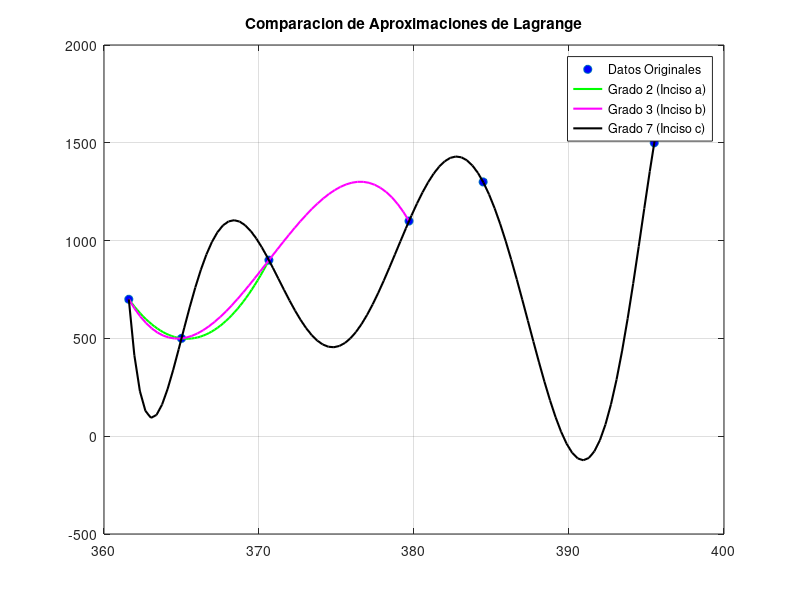

Write MATLAB code to recreate this figure.
% Actividad 4 Inciso d

x = [365, 361.6, 370.64, 379.68, 384.46, 395.5, 395.95, 397];
y = [500, 700, 900, 1100, 1300, 1500, 1700, 1900];

plot(x, y, 'o', 'MarkerFaceColor', 'b')
hold on
grid on

% Inciso a: Grado 2
% Se grafica en el rango de los primeros 3 puntos
x2 = linspace(361.6, 370.64, 50);
p2x = (x2-361.6).*(x2-370.64).*(-26.0742) + (x2-365).*(x2-370.64).*(22.7745) + (x2-365).*(x2-361.6).*(17.6520);
plot(x2, p2x, 'g', 'LineWidth', 1.5)

% Inciso b: Grado 3
% Se grafica en el rango de los primeros 4 puntos
x2 = linspace(361.6, 379.68, 50);
p3x = (x2-361.6).*(x2-370.64).*(x2-379.68).*(1.7761) + (x2-365).*(x2-370.64).*(x2-379.68).*(-1.2596) + (x2-365).*(x2-361.6).*(x2-379.68).*(-1.9526) + (x2-365).*(x2-361.6).*(x2-370.64).*(0.4584);
plot(x2, p3x, 'm', 'LineWidth', 1.5)

% Inciso c: Grado 7 
% Se debe graficar en el rango completo (min a max)
n = 7;
x2 = linspace(min(x), max(x), 100);
Pn7 = 0;

for i = 0:n
    L = 1;
    for j = 0:n
        if j ~= i
            L = L .* (x2 - x(j+1)) ./ (x(i+1) - x(j+1));
        end
    end
    Pn7 = Pn7 + L * y(i+1);
end 
plot(x2, Pn7, 'k', 'LineWidth', 1.5)

legend('Datos Originales', 'Grado 2 (Inciso a)', 'Grado 3 (Inciso b)', 'Grado 7 (Inciso c)', 'Location', 'best')
title('Comparacion de Aproximaciones de Lagrange')
